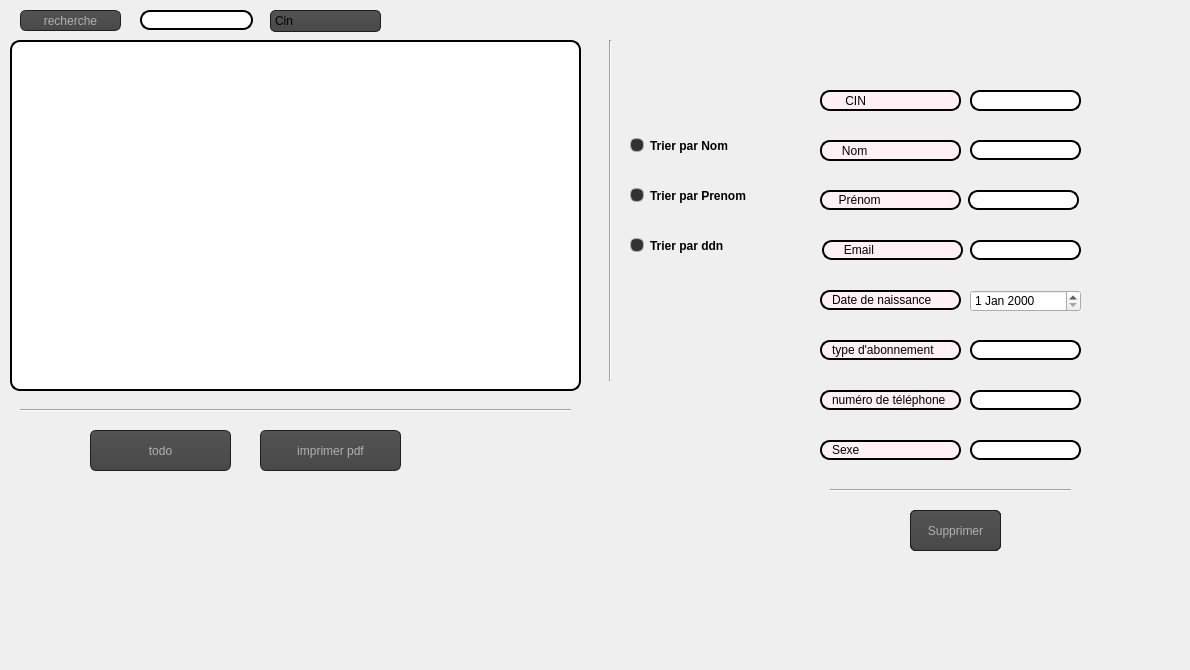
    <widget class="QWidget" name="Employes">
     <attribute name="title">
      <string>Abonnés</string>
     </attribute>
     <widget class="QLineEdit" name="li_nom">
      <property name="geometry">
       <rect>
        <x>970</x>
        <y>140</y>
        <width>111</width>
        <height>20</height>
       </rect>
      </property>
      <property name="styleSheet">
       <string notr="true">border: 2px solid black;
border-radius: 10px;
padding: 0 8px;
background: white;
selection-background-color: gray;
font: bold, &quot;Comic Sans MS&quot;;</string>
      </property>
     </widget>
     <widget class="QPushButton" name="pb_Abonne">
      <property name="geometry">
       <rect>
        <x>910</x>
        <y>510</y>
        <width>91</width>
        <height>41</height>
       </rect>
      </property>
      <property name="styleSheet">
       <string notr="true">QPushButton
{
    color: #b1b1b1;
    background-color: QLinearGradient( x1: 0, y1: 0, x2: 0, y2: 1, stop: 0 #565656, stop: 0.1 #525252, stop: 0.5 #4e4e4e, stop: 0.9 #4a4a4a, stop: 1 #464646);
    border-width: 1px;
    border-color: #1e1e1e;
    border-style: solid;
    border-radius: 6;
    padding: 3px;
    font-size: 12px;
    padding-left: 5px;
    padding-right: 5px;
}

QPushButton:pressed
{
    background-color: QLinearGradient( x1: 0, y1: 0, x2: 0, y2: 1, stop: 0 #2d2d2d, stop: 0.1 #2b2b2b, stop: 0.5 #292929, stop: 0.9 #282828, stop: 1 #252525);
}
QPushButton:hover
{
    border: 2px solid QLinearGradient( x1: 0, y1: 0, x2: 0, y2: 1, stop: 0 #ffa02f, stop: 1 #d7801a);
}</string>
      </property>
      <property name="text">
       <string>Ajouter</string>
      </property>
     </widget>
     <widget class="Line" name="line_2">
      <property name="geometry">
       <rect>
        <x>20</x>
        <y>400</y>
        <width>551</width>
        <height>20</height>
       </rect>
      </property>
      <property name="orientation">
       <enum>Qt::Horizontal</enum>
      </property>
     </widget>
     <widget class="QLineEdit" name="cherch_abb">
      <property name="geometry">
       <rect>
        <x>140</x>
        <y>10</y>
        <width>113</width>
        <height>20</height>
       </rect>
      </property>
      <property name="styleSheet">
       <string notr="true">border: 2px solid black;
border-radius: 10px;
padding: 0 8px;
background: white;
selection-background-color: gray;
font: bold, &quot;Comic Sans MS&quot;;</string>
      </property>
      <property name="text">
       <string/>
      </property>
     </widget>
     <widget class="QLineEdit" name="li_cin">
      <property name="geometry">
       <rect>
        <x>970</x>
        <y>90</y>
        <width>111</width>
        <height>21</height>
       </rect>
      </property>
      <property name="styleSheet">
       <string notr="true">border: 2px solid black;
border-radius: 10px;
padding: 0 8px;
background: white;
selection-background-color: gray;
font: bold, &quot;Comic Sans MS&quot;;</string>
      </property>
      <property name="text">
       <string/>
      </property>
      <property name="maxLength">
       <number>8</number>
      </property>
      <property name="placeholderText">
       <string/>
      </property>
     </widget>
     <widget class="QLineEdit" name="lineEdit_17">
      <property name="geometry">
       <rect>
        <x>820</x>
        <y>340</y>
        <width>141</width>
        <height>20</height>
       </rect>
      </property>
      <property name="styleSheet">
       <string notr="true">border: 2px solid black;
font: 75 8pt &quot;MS Shell Dlg 2&quot;;
border-radius: 10px;
padding: 0 8px;
background: #FFF0F5;
font: bold, &quot;Comic Sans MS&quot;;;
text-align:center;</string>
      </property>
      <property name="text">
       <string>type d'abonnement</string>
      </property>
      <property name="readOnly">
       <bool>true</bool>
      </property>
     </widget>
     <widget class="QPushButton" name="pushButton">
      <property name="geometry">
       <rect>
        <x>260</x>
        <y>430</y>
        <width>141</width>
        <height>41</height>
       </rect>
      </property>
      <property name="styleSheet">
       <string notr="true">QPushButton
{
    color: #b1b1b1;
    background-color: QLinearGradient( x1: 0, y1: 0, x2: 0, y2: 1, stop: 0 #565656, stop: 0.1 #525252, stop: 0.5 #4e4e4e, stop: 0.9 #4a4a4a, stop: 1 #464646);
    border-width: 1px;
    border-color: #1e1e1e;
    border-style: solid;
    border-radius: 6;
    padding: 3px;
    font-size: 12px;
    padding-left: 5px;
    padding-right: 5px;
}

QPushButton:pressed
{
    background-color: QLinearGradient( x1: 0, y1: 0, x2: 0, y2: 1, stop: 0 #2d2d2d, stop: 0.1 #2b2b2b, stop: 0.5 #292929, stop: 0.9 #282828, stop: 1 #252525);
}
QPushButton:hover
{
    border: 2px solid QLinearGradient( x1: 0, y1: 0, x2: 0, y2: 1, stop: 0 #ffa02f, stop: 1 #d7801a);
}</string>
      </property>
      <property name="text">
       <string>imprimer pdf</string>
      </property>
     </widget>
     <widget class="QLineEdit" name="li_ab">
      <property name="geometry">
       <rect>
        <x>970</x>
        <y>340</y>
        <width>111</width>
        <height>20</height>
       </rect>
      </property>
      <property name="styleSheet">
       <string notr="true">border: 2px solid black;
border-radius: 10px;
padding: 0 8px;
background: white;
selection-background-color: gray;
font: bold, &quot;Comic Sans MS&quot;;</string>
      </property>
      <property name="maxLength">
       <number>14</number>
      </property>
     </widget>
     <widget class="QDateEdit" name="li_date_s">
      <property name="geometry">
       <rect>
        <x>970</x>
        <y>290</y>
        <width>111</width>
        <height>22</height>
       </rect>
      </property>
     </widget>
     <widget class="QRadioButton" name="tri_ddn">
      <property name="geometry">
       <rect>
        <x>630</x>
        <y>220</y>
        <width>171</width>
        <height>51</height>
       </rect>
      </property>
      <property name="font">
       <font>
        <pointsize>9</pointsize>
        <weight>75</weight>
        <bold>true</bold>
       </font>
      </property>
      <property name="styleSheet">
       <string notr="true">QRadioButton::indicator:unchecked{
    color: #b1b1b1;
    background-color: #323232;
    border: 1px solid #b1b1b1;
    border-radius: 6px;
}

QRadioButton::indicator:checked
{
    background-color: qradialgradient(
        cx: 0.5, cy: 0.5,
        fx: 0.5, fy: 0.5,
        radius: 1.0,
        stop: 0.25 #ffaa00,
        stop: 0.3 #323232
    );
}
QRadioButton::indicator
{
    border-radius: 6px;
}

 QRadioButton::indicator:disabled
{
    border: 1px solid #444;
}
</string>
      </property>
      <property name="text">
       <string>Trier par ddn</string>
      </property>
     </widget>
     <widget class="Line" name="line_3">
      <property name="geometry">
       <rect>
        <x>830</x>
        <y>480</y>
        <width>241</width>
        <height>20</height>
       </rect>
      </property>
      <property name="orientation">
       <enum>Qt::Horizontal</enum>
      </property>
     </widget>
     <widget class="Line" name="line">
      <property name="geometry">
       <rect>
        <x>600</x>
        <y>40</y>
        <width>21</width>
        <height>341</height>
       </rect>
      </property>
      <property name="orientation">
       <enum>Qt::Vertical</enum>
      </property>
     </widget>
     <widget class="QLineEdit" name="li_prenom">
      <property name="geometry">
       <rect>
        <x>968</x>
        <y>190</y>
        <width>111</width>
        <height>20</height>
       </rect>
      </property>
      <property name="styleSheet">
       <string notr="true">border: 2px solid black;
border-radius: 10px;
padding: 0 8px;
background: white;
selection-background-color: gray;
font: bold, &quot;Comic Sans MS&quot;;</string>
      </property>
     </widget>
     <widget class="QLineEdit" name="lineEdit_14">
      <property name="geometry">
       <rect>
        <x>820</x>
        <y>140</y>
        <width>141</width>
        <height>21</height>
       </rect>
      </property>
      <property name="styleSheet">
       <string notr="true">border: 2px solid black;
font: 75 8pt &quot;MS Shell Dlg 2&quot;;
border-radius: 10px;
padding: 0 8px;
background: #FFF0F5;
font: bold, &quot;Comic Sans MS&quot;;
text-align:center;</string>
      </property>
      <property name="text">
       <string>   Nom</string>
      </property>
      <property name="readOnly">
       <bool>true</bool>
      </property>
     </widget>
     <widget class="QLineEdit" name="lineEdit_18">
      <property name="geometry">
       <rect>
        <x>820</x>
        <y>290</y>
        <width>141</width>
        <height>20</height>
       </rect>
      </property>
      <property name="styleSheet">
       <string notr="true">border: 2px solid black;
font: 75 8pt &quot;MS Shell Dlg 2&quot;;
border-radius: 10px;
padding: 0 8px;
background: #FFF0F5;
font: bold, &quot;Comic Sans MS&quot;;;
text-align:center;</string>
      </property>
      <property name="text">
       <string>Date de naissance</string>
      </property>
      <property name="readOnly">
       <bool>true</bool>
      </property>
     </widget>
     <widget class="QPushButton" name="modifier_Abonnes">
      <property name="geometry">
       <rect>
        <x>910</x>
        <y>510</y>
        <width>91</width>
        <height>41</height>
       </rect>
      </property>
      <property name="styleSheet">
       <string notr="true">QPushButton
{
    color: #b1b1b1;
    background-color: QLinearGradient( x1: 0, y1: 0, x2: 0, y2: 1, stop: 0 #565656, stop: 0.1 #525252, stop: 0.5 #4e4e4e, stop: 0.9 #4a4a4a, stop: 1 #464646);
    border-width: 1px;
    border-color: #1e1e1e;
    border-style: solid;
    border-radius: 6;
    padding: 3px;
    font-size: 12px;
    padding-left: 5px;
    padding-right: 5px;
}

QPushButton:pressed
{
    background-color: QLinearGradient( x1: 0, y1: 0, x2: 0, y2: 1, stop: 0 #2d2d2d, stop: 0.1 #2b2b2b, stop: 0.5 #292929, stop: 0.9 #282828, stop: 1 #252525);
}
QPushButton:hover
{
    border: 2px solid QLinearGradient( x1: 0, y1: 0, x2: 0, y2: 1, stop: 0 #ffa02f, stop: 1 #d7801a);
}</string>
      </property>
      <property name="text">
       <string>Modifier</string>
      </property>
     </widget>
     <widget class="QLineEdit" name="li_tel">
      <property name="geometry">
       <rect>
        <x>970</x>
        <y>390</y>
        <width>111</width>
        <height>20</height>
       </rect>
      </property>
      <property name="styleSheet">
       <string notr="true">border: 2px solid black;
border-radius: 10px;
padding: 0 8px;
background: white;
selection-background-color: gray;
font: bold, &quot;Comic Sans MS&quot;;</string>
      </property>
      <property name="maxLength">
       <number>17</number>
      </property>
     </widget>
     <widget class="QLineEdit" name="lineEdit_15">
      <property name="geometry">
       <rect>
        <x>820</x>
        <y>190</y>
        <width>141</width>
        <height>20</height>
       </rect>
      </property>
      <property name="styleSheet">
       <string notr="true">border: 2px solid black;
font: 75 8pt &quot;MS Shell Dlg 2&quot;;
border-radius: 10px;
padding: 0 8px;
background: #FFF0F5;
font: bold, &quot;Comic Sans MS&quot;;;
text-align:center;</string>
      </property>
      <property name="text">
       <string>  Prénom</string>
      </property>
      <property name="readOnly">
       <bool>true</bool>
      </property>
     </widget>
     <widget class="QLineEdit" name="lineEdit_16">
      <property name="geometry">
       <rect>
        <x>822</x>
        <y>240</y>
        <width>141</width>
        <height>20</height>
       </rect>
      </property>
      <property name="styleSheet">
       <string notr="true">border: 2px solid black;
font: 75 8pt &quot;MS Shell Dlg 2&quot;;
border-radius: 10px;
padding: 0 8px;
background: #FFF0F5;
font: bold, &quot;Comic Sans MS&quot;;;
text-align:center;</string>
      </property>
      <property name="text">
       <string>   Email</string>
      </property>
      <property name="readOnly">
       <bool>true</bool>
      </property>
     </widget>
     <widget class="QTableView" name="show_abonnes">
      <property name="geometry">
       <rect>
        <x>10</x>
        <y>40</y>
        <width>571</width>
        <height>351</height>
       </rect>
      </property>
      <property name="styleSheet">
       <string notr="true">border: 2px solid black;
border-radius: 10px;
padding: 0 8px;
background: white;
selection-background-color: gray;
font: bold, &quot;Comic Sans MS&quot;;</string>
      </property>
      <property name="sortingEnabled">
       <bool>true</bool>
      </property>
     </widget>
     <widget class="QRadioButton" name="tri_nom">
      <property name="geometry">
       <rect>
        <x>630</x>
        <y>130</y>
        <width>141</width>
        <height>31</height>
       </rect>
      </property>
      <property name="font">
       <font>
        <pointsize>9</pointsize>
        <weight>75</weight>
        <bold>true</bold>
       </font>
      </property>
      <property name="styleSheet">
       <string notr="true">QRadioButton::indicator:unchecked{
    color: #b1b1b1;
    background-color: #323232;
    border: 1px solid #b1b1b1;
    border-radius: 6px;
}

QRadioButton::indicator:checked
{
    background-color: qradialgradient(
        cx: 0.5, cy: 0.5,
        fx: 0.5, fy: 0.5,
        radius: 1.0,
        stop: 0.25 #ffaa00,
        stop: 0.3 #323232
    );
}
QRadioButton::indicator
{
    border-radius: 6px;
}

 QRadioButton::indicator:disabled
{
    border: 1px solid #444;
}
</string>
      </property>
      <property name="text">
       <string>Trier par Nom</string>
      </property>
     </widget>
     <widget class="QLineEdit" name="li_email">
      <property name="geometry">
       <rect>
        <x>970</x>
        <y>240</y>
        <width>111</width>
        <height>20</height>
       </rect>
      </property>
      <property name="styleSheet">
       <string notr="true">border: 2px solid black;
border-radius: 10px;
padding: 0 8px;
background: white;
selection-background-color: gray;
font: bold, &quot;Comic Sans MS&quot;;</string>
      </property>
     </widget>
     <widget class="QPushButton" name="supprimer_Abonnes">
      <property name="geometry">
       <rect>
        <x>910</x>
        <y>510</y>
        <width>91</width>
        <height>41</height>
       </rect>
      </property>
      <property name="styleSheet">
       <string notr="true">QPushButton
{
    color: #b1b1b1;
    background-color: QLinearGradient( x1: 0, y1: 0, x2: 0, y2: 1, stop: 0 #565656, stop: 0.1 #525252, stop: 0.5 #4e4e4e, stop: 0.9 #4a4a4a, stop: 1 #464646);
    border-width: 1px;
    border-color: #1e1e1e;
    border-style: solid;
    border-radius: 6;
    padding: 3px;
    font-size: 12px;
    padding-left: 5px;
    padding-right: 5px;
}

QPushButton:pressed
{
    background-color: QLinearGradient( x1: 0, y1: 0, x2: 0, y2: 1, stop: 0 #2d2d2d, stop: 0.1 #2b2b2b, stop: 0.5 #292929, stop: 0.9 #282828, stop: 1 #252525);
}
QPushButton:hover
{
    border: 2px solid QLinearGradient( x1: 0, y1: 0, x2: 0, y2: 1, stop: 0 #ffa02f, stop: 1 #d7801a);
}</string>
      </property>
      <property name="text">
       <string>Supprimer</string>
      </property>
     </widget>
     <widget class="QLineEdit" name="lineEdit_29">
      <property name="geometry">
       <rect>
        <x>820</x>
        <y>390</y>
        <width>141</width>
        <height>20</height>
       </rect>
      </property>
      <property name="styleSheet">
       <string notr="true">border: 2px solid black;
font: 75 8pt &quot;MS Shell Dlg 2&quot;;
border-radius: 10px;
padding: 0 8px;
background: #FFF0F5;
font: bold, &quot;Comic Sans MS&quot;;;
text-align:center;</string>
      </property>
      <property name="text">
       <string>numéro de téléphone</string>
      </property>
      <property name="readOnly">
       <bool>true</bool>
      </property>
     </widget>
     <widget class="QRadioButton" name="tri_prenom">
      <property name="geometry">
       <rect>
        <x>630</x>
        <y>180</y>
        <width>161</width>
        <height>31</height>
       </rect>
      </property>
      <property name="font">
       <font>
        <pointsize>9</pointsize>
        <weight>75</weight>
        <bold>true</bold>
       </font>
      </property>
      <property name="styleSheet">
       <string notr="true">QRadioButton::indicator:unchecked{
    color: #b1b1b1;
    background-color: #323232;
    border: 1px solid #b1b1b1;
    border-radius: 6px;
}

QRadioButton::indicator:checked
{
    background-color: qradialgradient(
        cx: 0.5, cy: 0.5,
        fx: 0.5, fy: 0.5,
        radius: 1.0,
        stop: 0.25 #ffaa00,
        stop: 0.3 #323232
    );
}
QRadioButton::indicator
{
    border-radius: 6px;
}

 QRadioButton::indicator:disabled
{
    border: 1px solid #444;
}
</string>
      </property>
      <property name="text">
       <string>Trier par Prenom</string>
      </property>
     </widget>
     <widget class="QLineEdit" name="lineEdit_13">
      <property name="geometry">
       <rect>
        <x>820</x>
        <y>90</y>
        <width>141</width>
        <height>21</height>
       </rect>
      </property>
      <property name="styleSheet">
       <string notr="true">border: 2px solid black;
border-radius: 10px;
padding: 0 8px;
background: #FFF0F5;
font: bold, &quot;Comic Sans MS&quot;;;
text-align:center;</string>
      </property>
      <property name="text">
       <string>    CIN</string>
      </property>
      <property name="readOnly">
       <bool>true</bool>
      </property>
     </widget>
     <widget class="QPushButton" name="recherch_ab">
      <property name="geometry">
       <rect>
        <x>20</x>
        <y>10</y>
        <width>101</width>
        <height>21</height>
       </rect>
      </property>
      <property name="styleSheet">
       <string notr="true">QPushButton
{
    color: #b1b1b1;
    background-color: QLinearGradient( x1: 0, y1: 0, x2: 0, y2: 1, stop: 0 #565656, stop: 0.1 #525252, stop: 0.5 #4e4e4e, stop: 0.9 #4a4a4a, stop: 1 #464646);
    border-width: 1px;
    border-color: #1e1e1e;
    border-style: solid;
    border-radius: 6;
    padding: 3px;
    font-size: 12px;
    padding-left: 5px;
    padding-right: 5px;
}

QPushButton:pressed
{
    background-color: QLinearGradient( x1: 0, y1: 0, x2: 0, y2: 1, stop: 0 #2d2d2d, stop: 0.1 #2b2b2b, stop: 0.5 #292929, stop: 0.9 #282828, stop: 1 #252525);
}
QPushButton:hover
{
    border: 2px solid QLinearGradient( x1: 0, y1: 0, x2: 0, y2: 1, stop: 0 #ffa02f, stop: 1 #d7801a);
}</string>
      </property>
      <property name="text">
       <string>recherche</string>
      </property>
     </widget>
     <widget class="QComboBox" name="cher_abb">
      <property name="geometry">
       <rect>
        <x>270</x>
        <y>10</y>
        <width>111</width>
        <height>22</height>
       </rect>
      </property>
      <property name="styleSheet">
       <string notr="true">QComboBox

{

    selection-background-color: #ffaa00;

    background-color: QLinearGradient( x1: 0, y1: 0, x2: 0, y2: 1, stop: 0 #565656, stop: 0.1 #525252, stop: 0.5 #4e4e4e, stop: 0.9 #4a4a4a, stop: 1 #464646);

    border-style: solid;

    border: 1px solid #1e1e1e;

    border-radius: 5;

}



QComboBox:hover,QPushButton:hover

{

    border: 2px solid QLinearGradient( x1: 0, y1: 0, x2: 0, y2: 1, stop: 0 #ffa02f, stop: 1 #d7801a);

}





QComboBox:on

{

    padding-top: 3px;

    padding-left: 4px;

    background-color: QLinearGradient( x1: 0, y1: 0, x2: 0, y2: 1, stop: 0 #2d2d2d, stop: 0.1 #2b2b2b, stop: 0.5 #292929, stop: 0.9 #282828, stop: 1 #252525);

    selection-background-color: #ffaa00;

}



QComboBox QAbstractItemView

{

    border: 2px solid darkgray;

    selection-background-color: QLinearGradient( x1: 0, y1: 0, x2: 0, y2: 1, stop: 0 #ffa02f, stop: 1 #d7801a);

}



QComboBox::drop-down

{

     subcontrol-origin: padding;

     subcontrol-position: top right;

     width: 15px;



     border-left-width: 0px;

     border-left-color: darkgray;

     border-left-style: solid; /* just a single line */

     border-top-right-radius: 3px; /* same radius as the QComboBox */

     border-bottom-right-radius: 3px;

 }

</string>
      </property>
      <item>
       <property name="text">
        <string>Cin</string>
       </property>
      </item>
      <item>
       <property name="text">
        <string>Nom</string>
       </property>
      </item>
     </widget>
     <widget class="QLabel" name="label">
      <property name="geometry">
       <rect>
        <x>0</x>
        <y>0</y>
        <width>1181</width>
        <height>661</height>
       </rect>
      </property>
      <property name="text">
       <string/>
      </property>
      <property name="pixmap">
       <pixmap resource="background.qrc">:/new/prefix1/background.png</pixmap>
      </property>
     </widget>
     <widget class="QLineEdit" name="li_sexe">
      <property name="geometry">
       <rect>
        <x>970</x>
        <y>440</y>
        <width>111</width>
        <height>20</height>
       </rect>
      </property>
      <property name="styleSheet">
       <string notr="true">border: 2px solid black;
border-radius: 10px;
padding: 0 8px;
background: white;
selection-background-color: gray;
font: bold, &quot;Comic Sans MS&quot;;</string>
      </property>
      <property name="maxLength">
       <number>14</number>
      </property>
     </widget>
     <widget class="QLineEdit" name="lineEdit_30">
      <property name="geometry">
       <rect>
        <x>820</x>
        <y>440</y>
        <width>141</width>
        <height>20</height>
       </rect>
      </property>
      <property name="styleSheet">
       <string notr="true">border: 2px solid black;
font: 75 8pt &quot;MS Shell Dlg 2&quot;;
border-radius: 10px;
padding: 0 8px;
background: #FFF0F5;
font: bold, &quot;Comic Sans MS&quot;;;
text-align:center;</string>
      </property>
      <property name="text">
       <string>Sexe</string>
      </property>
      <property name="readOnly">
       <bool>true</bool>
      </property>
     </widget>
     <widget class="QLabel" name="wrong_cin">
      <property name="geometry">
       <rect>
        <x>770</x>
        <y>114</y>
        <width>381</width>
        <height>20</height>
       </rect>
      </property>
      <property name="font">
       <font>
        <pointsize>9</pointsize>
        <weight>75</weight>
        <bold>true</bold>
       </font>
      </property>
      <property name="text">
       <string/>
      </property>
     </widget>
     <widget class="QLabel" name="wrong_nom">
      <property name="geometry">
       <rect>
        <x>827</x>
        <y>167</y>
        <width>271</width>
        <height>20</height>
       </rect>
      </property>
      <property name="font">
       <font>
        <pointsize>9</pointsize>
        <weight>75</weight>
        <bold>true</bold>
       </font>
      </property>
      <property name="text">
       <string/>
      </property>
     </widget>
     <widget class="QLabel" name="wrong_prenom">
      <property name="geometry">
       <rect>
        <x>826</x>
        <y>218</y>
        <width>271</width>
        <height>20</height>
       </rect>
      </property>
      <property name="font">
       <font>
        <pointsize>9</pointsize>
        <weight>75</weight>
        <bold>true</bold>
       </font>
      </property>
      <property name="text">
       <string/>
      </property>
     </widget>
     <widget class="QLabel" name="wrong_email">
      <property name="geometry">
       <rect>
        <x>827</x>
        <y>266</y>
        <width>271</width>
        <height>20</height>
       </rect>
      </property>
      <property name="font">
       <font>
        <pointsize>9</pointsize>
        <weight>75</weight>
        <bold>true</bold>
       </font>
      </property>
      <property name="text">
       <string/>
      </property>
     </widget>
     <widget class="QLabel" name="wrong_ddn">
      <property name="geometry">
       <rect>
        <x>828</x>
        <y>315</y>
        <width>271</width>
        <height>20</height>
       </rect>
      </property>
      <property name="font">
       <font>
        <pointsize>9</pointsize>
        <weight>75</weight>
        <bold>true</bold>
       </font>
      </property>
      <property name="text">
       <string/>
      </property>
     </widget>
     <widget class="QLabel" name="wrong_type">
      <property name="geometry">
       <rect>
        <x>829</x>
        <y>366</y>
        <width>271</width>
        <height>20</height>
       </rect>
      </property>
      <property name="font">
       <font>
        <pointsize>9</pointsize>
        <weight>75</weight>
        <bold>true</bold>
       </font>
      </property>
      <property name="text">
       <string/>
      </property>
     </widget>
     <widget class="QLabel" name="wrong_tel">
      <property name="geometry">
       <rect>
        <x>760</x>
        <y>416</y>
        <width>411</width>
        <height>20</height>
       </rect>
      </property>
      <property name="font">
       <font>
        <pointsize>9</pointsize>
        <weight>75</weight>
        <bold>true</bold>
       </font>
      </property>
      <property name="text">
       <string/>
      </property>
     </widget>
     <widget class="QLabel" name="wrong_sexe">
      <property name="geometry">
       <rect>
        <x>833</x>
        <y>462</y>
        <width>271</width>
        <height>20</height>
       </rect>
      </property>
      <property name="font">
       <font>
        <pointsize>9</pointsize>
        <weight>75</weight>
        <bold>true</bold>
       </font>
      </property>
      <property name="text">
       <string/>
      </property>
     </widget>
     <widget class="QPushButton" name="pushButton_2">
      <property name="geometry">
       <rect>
        <x>90</x>
        <y>430</y>
        <width>141</width>
        <height>41</height>
       </rect>
      </property>
      <property name="styleSheet">
       <string notr="true">QPushButton
{
    color: #b1b1b1;
    background-color: QLinearGradient( x1: 0, y1: 0, x2: 0, y2: 1, stop: 0 #565656, stop: 0.1 #525252, stop: 0.5 #4e4e4e, stop: 0.9 #4a4a4a, stop: 1 #464646);
    border-width: 1px;
    border-color: #1e1e1e;
    border-style: solid;
    border-radius: 6;
    padding: 3px;
    font-size: 12px;
    padding-left: 5px;
    padding-right: 5px;
}

QPushButton:pressed
{
    background-color: QLinearGradient( x1: 0, y1: 0, x2: 0, y2: 1, stop: 0 #2d2d2d, stop: 0.1 #2b2b2b, stop: 0.5 #292929, stop: 0.9 #282828, stop: 1 #252525);
}
QPushButton:hover
{
    border: 2px solid QLinearGradient( x1: 0, y1: 0, x2: 0, y2: 1, stop: 0 #ffa02f, stop: 1 #d7801a);
}</string>
      </property>
      <property name="text">
       <string>todo</string>
      </property>
     </widget>
     <zorder>label</zorder>
     <zorder>li_nom</zorder>
     <zorder>pb_Abonne</zorder>
     <zorder>line_2</zorder>
     <zorder>cherch_abb</zorder>
     <zorder>li_cin</zorder>
     <zorder>lineEdit_17</zorder>
     <zorder>pushButton</zorder>
     <zorder>li_ab</zorder>
     <zorder>li_date_s</zorder>
     <zorder>tri_ddn</zorder>
     <zorder>line_3</zorder>
     <zorder>line</zorder>
     <zorder>li_prenom</zorder>
     <zorder>lineEdit_14</zorder>
     <zorder>lineEdit_18</zorder>
     <zorder>modifier_Abonnes</zorder>
     <zorder>li_tel</zorder>
     <zorder>lineEdit_15</zorder>
     <zorder>lineEdit_16</zorder>
     <zorder>show_abonnes</zorder>
     <zorder>tri_nom</zorder>
     <zorder>li_email</zorder>
     <zorder>supprimer_Abonnes</zorder>
     <zorder>lineEdit_29</zorder>
     <zorder>tri_prenom</zorder>
     <zorder>lineEdit_13</zorder>
     <zorder>recherch_ab</zorder>
     <zorder>cher_abb</zorder>
     <zorder>li_sexe</zorder>
     <zorder>lineEdit_30</zorder>
     <zorder>wrong_nom</zorder>
     <zorder>wrong_prenom</zorder>
     <zorder>wrong_email</zorder>
     <zorder>wrong_ddn</zorder>
     <zorder>wrong_type</zorder>
     <zorder>wrong_tel</zorder>
     <zorder>wrong_sexe</zorder>
     <zorder>wrong_cin</zorder>
     <zorder>pushButton_2</zorder>
    </widget>
